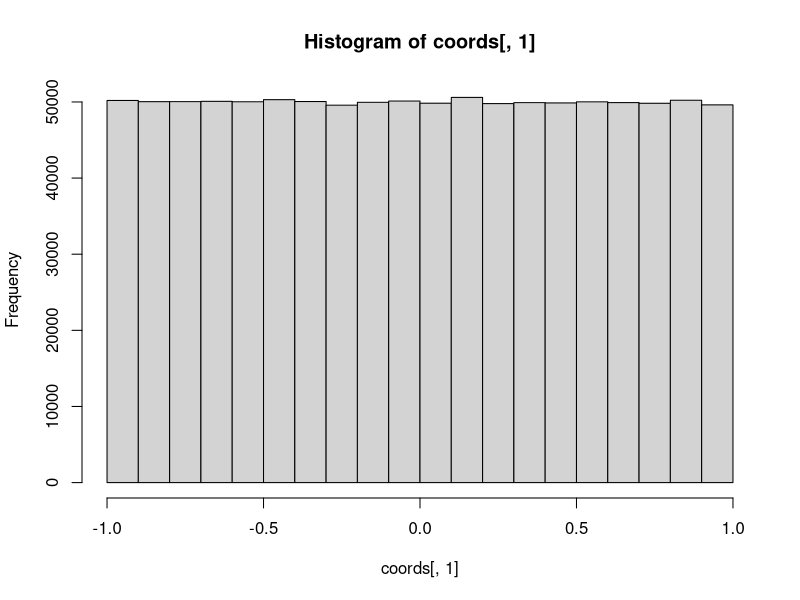
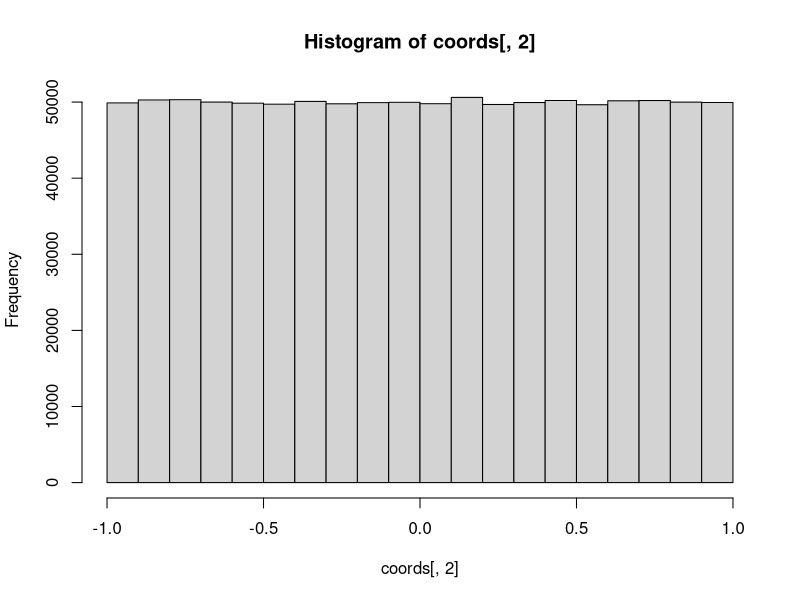
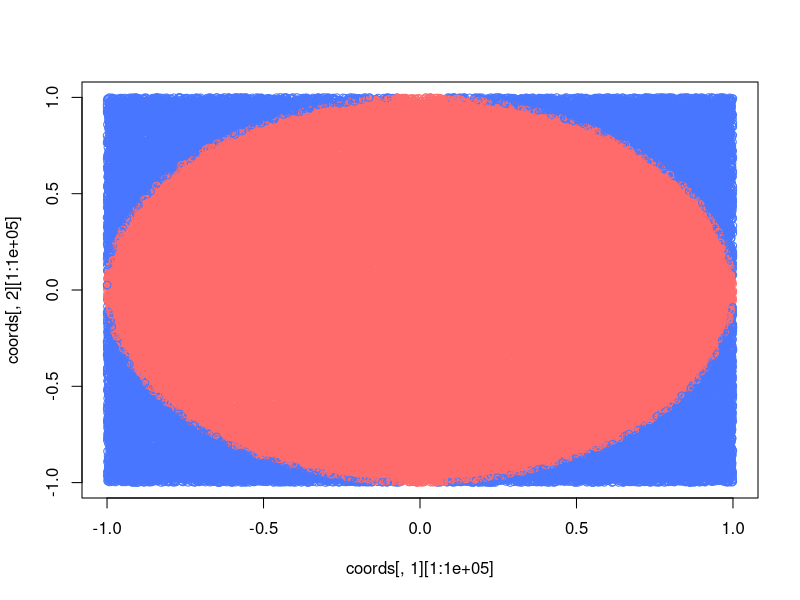

Write R code to recreate these figures, in order.
## ---- chunk 1
prime.sieve <- function(n){
  # We know there are no primes below 1
  if(n <= 1){
    return(paste0('No prime numbers exist <= ', n))
  }
  # We know that 2 is the only prime <= 2
  else if(n==2){
    return(n)
  }
  # For n > 2
  else{
    # Generate a vector that includes 2 and odds up to n
    primes <- c(2, seq.int(3, n, 2))
    
    i <- 1
    # While p^2 <= n
    while(primes[i]**2 <= primes[length(primes)]){
      # Remove numbers of the form p^2 + 2p from primes
      primes <- setdiff(primes, 
                         seq(primes[i]**2,  
                             primes[length(primes)], 
                             2*primes[i]))
            i <- i+1 # Go to next index
    }
    return(primes)
  }
}
## ---- chunk 2
prime.sieve(-1)
prime.sieve(0)
prime.sieve(2)
prime.sieve(3)
prime.sieve(100)
## ---- chunk 3
# A function that determines whether (x, y) is inside a circle of radius 1
# Returns 1 if true, 0 if false
is.inside.circle <- function(vec){
  ifelse(vec[1]**2 + vec[2]**2 <= 1, 1, 0)
}

# Let number of coordinates equal 1000000
n <- 10**6

# Generate n coordinates using runif as an [x, y] matrix
coords <- cbind(runif(n, -1, 1), runif(n, -1, 1))

# Plot histograms of our random x and y coordinates
hist(coords[,1])
hist(coords[,2])

# Create a plot of our points, red are inside circle, blue are outside
plot(coords[,1][1:100000], coords[,2][1:100000], type="p", 
     col = ifelse(coords[,1]**2 + coords[,2]**2 <= 1, "indianred1", "royalblue1"))

# Pass coords to is.inside.circle and get 1 or 0 for each
# Store this result in a vector
test.vector <- apply(coords, 1, FUN='is.inside.circle')

# Sum of test.vector gives us the number of points inside the circle
# Length gives the total number which is equal to n = 10**6
# Sum divided by Length gives us the probability that a random coordinate falls inside the circle
# We multiply that by the area of a square with side=1 to get estimate of pi
pi.estimate <- sum(test.vector)/length(test.vector)*4

print(pi.estimate)
## ---- chunk 4
# Calculate the theoretical variance of pi.estimate
# Let r be the result of is.inside.circle(coord)
r.expectation = (pi.estimate/4)*(1) + (pi.estimate/4)*(0)
r_squared.expectation = (pi.estimate/4)*(1)**2 + (pi.estimate/4)*(0)**2

#variance = r_squared.expectation - (r.expectation)**2
variance.theoretical <- (pi.estimate/4)*(1-pi.estimate/4)

print(variance.theoretical)

# Calculate theoretical variance of pi.estimate
variance.theoretical.pi <- variance.theoretical*16

print(variance.theoretical.pi)

## ---- chunk 5
# Function for estimating pi n times 
# where sample size for each estimate and number of estimates are given
pi.estimates.n <- function(sample.size, trials){
  pi.estimates.array <- c()
  i <- 1
  while(i <= trials){
    i <- i + 1
    test.vector <- apply(cbind(runif(sample.size, -1, 1), runif(sample.size, -1, 1)), 
                         1, FUN='is.inside.circle')
    pi.estimates.array <- rbind(pi.estimates.array, 
                                sum(test.vector)/length(test.vector)*4)
  }
  return(pi.estimates.array)
}

# Numerically calculate the variance of pi.estimates
# where sample size = 100000 and number of trials = 100

pi.estimates <- pi.estimates.n(100000, 10)

print(head(pi.estimates))

# Calculate the variance in the probability of a random point failling inside the circle
variance.numerical <- mean((mean(pi.estimates/4)-(pi.estimates/4))^2)

print(variance.numerical)

# Calculate the variance in our estimates of Pi
variance.numerical.pi <- variance.numerical*16

print(variance.numerical.pi)
